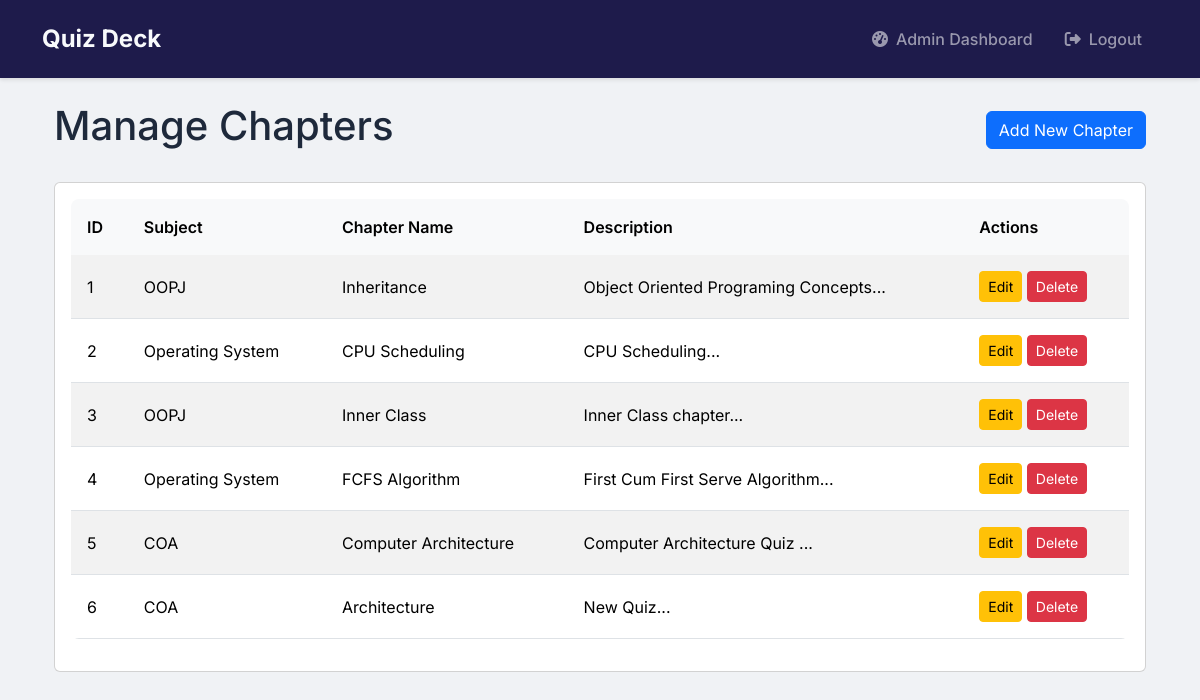
/admin/chapters (signed in), run on the app's committed database.
### models/models.py (models this page shows)
class Chapter(db.Model):
    id = db.Column(db.Integer, primary_key=True)
    name = db.Column(db.String(100), nullable=False)
    description = db.Column(db.Text)
    subject_id = db.Column(db.Integer, db.ForeignKey('subject.id'), nullable=False)
    quizzes = db.relationship('Quiz', backref='chapter', cascade='all, delete-orphan', lazy=True)

class Subject(db.Model):
    id = db.Column(db.Integer, primary_key=True)
    name = db.Column(db.String(100), nullable=False)
    description = db.Column(db.Text)
    chapters = db.relationship('Chapter', backref='subject', cascade='all, delete-orphan', lazy=True)

### controllers/admin.py (the view, shortened to what this page needs)
@admin.route('/admin/chapters', methods=['GET', 'POST'])
@login_required
@admin_required
def manage_chapters():
    form = ChapterForm()
    form.subject_id.choices = [(s.id, s.name) for s in Subject.query.all()]
    chapters = Chapter.query.all()
    return render_template('admin/chapters.html', form=form, chapters=chapters)

### app.py (called while the page is built)
@login_manager.user_loader
def load_user(user_id):
    return User.query.get(int(user_id))

### controllers/admin.py (called while the page is built)
def admin_required(f):
    @wraps(f)
    def decorated_function(*args, **kwargs):
        if not current_user.is_authenticated or not current_user.is_admin:
            flash('Access denied.', 'danger')
            return redirect(url_for('auth.login'))
        return f(*args, **kwargs)
    return decorated_function

### templates/admin/chapters.html (shortened to what this page needs)
{% extends "base.html" %}
{% block content %}
<div class="container">
    <div class="d-flex justify-content-between align-items-center mb-4">
        <h1>Manage Chapters</h1>
        <button class="btn btn-primary" data-bs-toggle="modal" data-bs-target="#addChapterModal">
            Add New Chapter
        </button>
    </div>
    <div class="card">
        <div class="card-body">
            <div class="table-responsive">
                <table class="table table-striped">
                    <thead>
                        <tr>
                            <th>ID</th>
                            <th>Subject</th>
                            <th>Chapter Name</th>
                            <th>Description</th>
                            <th>Actions</th>
                        </tr>
                    </thead>
                    <tbody>
                        {% for chapter in chapters %}
                        <tr>
                            <td>{{ chapter.id }}</td>
                            <td>{{ chapter.subject.name }}</td>
                            <td>{{ chapter.name }}</td>
                            <td>{{ chapter.description[:100] }}...</td>
                            <td>
                                <a href="{{ url_for('admin.edit_chapter', id=chapter.id) }}"
                                   class="btn btn-sm btn-warning">Edit</a>
                                <a href="{{ url_for('admin.delete_chapter', id=chapter.id) }}"
                                   class="btn btn-sm btn-danger"
                                   onclick="return confirm('Are you sure you want to delete this chapter?')">Delete</a>
                            </td>
                        </tr>
                        {% endfor %}
                    </tbody>
                </table>
            </div>
        </div>
    </div>
</div>
{% endblock %}

### static/css/dashboard.css (style rules this page uses)
:root { --primary-color: #4361ee; --primary-hover: #3a56d4; --secondary-color: #3f37c9; --success-color: #4cc9f0; --info-color: #4895ef; --warning-color: #f72585; --danger-color: #e63946; --light-color: #f8f9fa; --dark-color: #212529; --gray-100: #f8f9fa; --gray-200: #e9ecef; --gray-300: #dee2e6; --gray-400: #ced4da; --gray-500: #adb5bd; --gray-600: #6c757d; --gray-700: #495057; --gray-800: #343a40; --gray-900: #212529; --border-radius: 0.75rem; --box-shadow: 0 0.5rem 1rem rgba(0, 0, 0, 0.15); --transition: all 0.3s ease; }
body { background-color: #f0f2f5; color: var(--gray-800); font-family: 'Inter', sans-serif; }

### static/css/auth.css (style rules this page uses)
:root { --primary-color: #4A90E2; --primary-dark: #357ABD; --text-primary: #2C3E50; --text-secondary: #7F8C8D; --error-color: #E74C3C; --border-radius: 12px; --input-bg: #F5F7FA; --transition: all 0.3s ease; }

### static/css/quiz.css (style rules this page uses)
:root { --primary-color: #4361ee; --primary-dark: #3a56d4; --primary-light: rgba(67, 97, 238, 0.1); --secondary-color: #3f37c9; --success-color: #4cc9f0; --success-dark: #0096c7; --warning-color: #ffd166; --warning-dark: #f9c74f; --danger-color: #ef476f; --danger-dark: #e63946; --text-primary: #2b2d42; --text-secondary: #6c757d; --background-color: #f8f9fa; --card-bg: #ffffff; --border-radius: 1rem; --border-radius-sm: 0.5rem; --box-shadow: 0 10px 15px -3px rgba(0, 0, 0, 0.1), 0 4px 6px -2px rgba(0, 0, 0, 0.05); --transition: all 0.3s ease; }

### static/css/results.css (style rules this page uses)
.table { border-radius: 0.5rem; overflow: hidden; }
.table thead th { background-color: var(--gray-100); border-bottom: none; font-weight: 600; padding: 1rem; }
.table tbody td { padding: 1rem; vertical-align: middle; }

### templates/base.html (style rules this page uses)
:root { --primary-color: #4361ee; --secondary-color: #3f37c9; --dark-color: #1e1b4b; --light-color: #f8fafc; }
body { font-family: 'Inter', sans-serif; background-color: #f0f2f5; color: #1e293b; }

### data on the page
Chapter: id "1", subject.name "OOPJ", name "Inheritance", description "Object Oriented Programing Concepts"
Chapter: id "2", subject.name "Operating System", name "CPU Scheduling", description "CPU Scheduling"
Chapter: id "3", subject.name "OOPJ", name "Inner Class", description "Inner Class chapter"
Chapter: id "4", subject.name "Operating System", name "FCFS Algorithm", description "First Cum First Serve Algorithm"
Chapter: id "5", subject.name "COA", name "Computer Architecture", description "Computer Architecture Quiz"
Chapter: id "6", subject.name "COA", name "Architecture", description "New Quiz"
